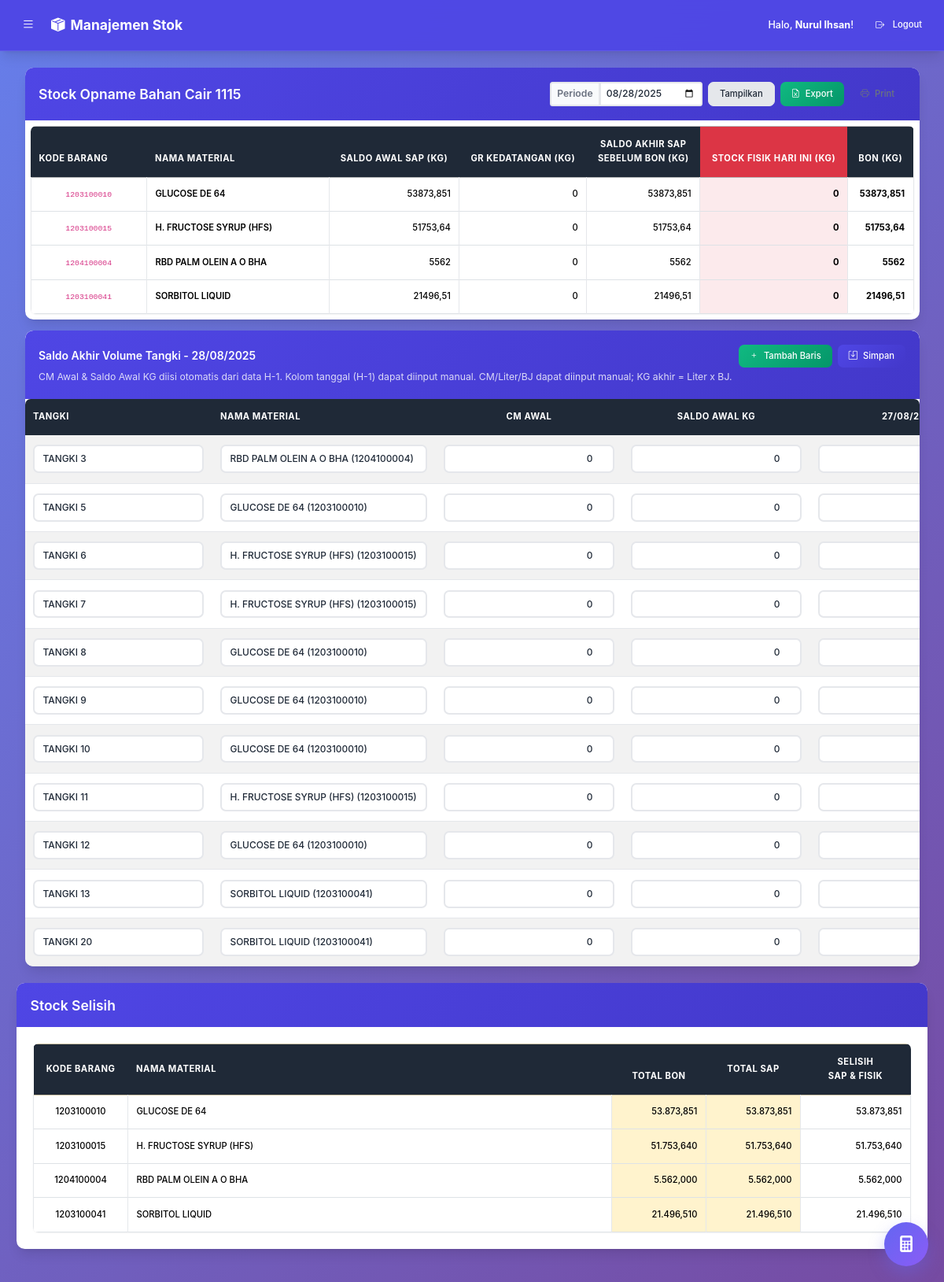
The page /index.php?page=opname_minyak (signed in) on the database its author committed.
### tables this page shows
CREATE TABLE `products` (
  `id` int(11) NOT NULL,
  `sku` varchar(50) DEFAULT NULL,
  `product_name` varchar(255) NOT NULL,
  `standard_qty` decimal(10,2) DEFAULT NULL
);

### koneksi.php (called while the page is built, shortened)
<?php
function formatAngka($angka) {
    $num = (float)$angka;
    $isInteger = floor($num) == $num;
    $decimals = $isInteger ? 0 : 6;
    $str = number_format($num, $decimals, ',', '');
    if ($decimals > 0) {
        $str = rtrim($str, '0');
        $str = rtrim($str, ',');
    }
    return $str;
}
?>

### opname_minyak_content.php (the view, shortened to what this page needs)
<?php
require_once 'koneksi.php';
$pdo->exec("CREATE TABLE IF NOT EXISTS opname_tanks (
  id INT AUTO_INCREMENT PRIMARY KEY,
  opname_date DATE NOT NULL,
  tank_name VARCHAR(100) NOT NULL,
  product_id INT NOT NULL,
  cm_awal DECIMAL(18,3) DEFAULT 0,
  saldo_awal_kg DECIMAL(18,3) DEFAULT 0,
  input_kg_hari_ini DECIMAL(18,3) DEFAULT 0,
  cm_akhir DECIMAL(18,3) DEFAULT 0,
  liter_akhir DECIMAL(18,3) DEFAULT 0,
  kg_akhir DECIMAL(18,3) DEFAULT 0,
  bj DECIMAL(10,4) DEFAULT 0,
  created_at TIMESTAMP DEFAULT CURRENT_TIMESTAMP,
  updated_at TIMESTAMP NULL DEFAULT NULL ON UPDATE CURRENT_TIMESTAMP,
  INDEX (opname_date),
  INDEX (product_id)
) ENGINE=InnoDB DEFAULT CHARSET=utf8mb4");
$filter_date = $_GET['filter_date'] ?? date('Y-m-d');
$previous_date = date('Y-m-d', strtotime($filter_date . ' -1 day'));
$products = $pdo->query("SELECT id, sku, product_name FROM products ORDER BY product_name ASC")->fetchAll(PDO::FETCH_ASSOC);
$productMap = [];
foreach ($products as $p) { $productMap[$p['id']] = $p; }
$sqlClosing = "
  SELECT p.id as product_id,
    (SUM(CASE WHEN t.type = 'IN'  AND t.transaction_date <= ? THEN t.quantity_kg ELSE 0 END) -
     SUM(CASE WHEN t.type = 'OUT' AND t.transaction_date <= ? THEN t.quantity_kg ELSE 0 END)) AS closing_kg
  FROM products p
  LEFT JOIN (
    SELECT product_id, transaction_date, quantity_kg, 'IN'  as type FROM incoming_transactions
    UNION ALL
    SELECT product_id, transaction_date, quantity_kg, 'OUT' as type FROM outgoing_transactions
  ) t ON p.id = t.product_id
  GROUP BY p.id
";
$stmtClosing = $pdo->prepare($sqlClosing);
$stmtClosing->execute([$previous_date, $previous_date]);
$closingRows = $stmtClosing->fetchAll(PDO::FETCH_ASSOC);
$productToClosing = [];
foreach ($closingRows as $r) { $productToClosing[$r['product_id']] = (float)$r['closing_kg']; }
$productToGR = [];
$stmtTanks = $pdo->prepare("SELECT * FROM opname_tanks WHERE opname_date = ? ORDER BY id ASC");
$stmtTanks->execute([$filter_date]);
$tankRows = $stmtTanks->fetchAll(PDO::FETCH_ASSOC);
$allowedPatterns = [
  'GLUCOSE DE 64',
  'RBD PALM OLEIN A O BHA',
  'H. FRUCTOSE SYRUP',
  'SORBITOL',
];
function nameAllowed($name, $patterns) {
  $n = mb_strtolower($name);
  foreach ($patterns as $pat) {
    if (mb_strpos($n, mb_strtolower($pat)) !== false) return true;
  }
  return false;
}
$tankPresets = [
  ['TANGKI 3',  'RBD PALM OLEIN A O BHA'],
  ['TANGKI 5',  'GLUCOSE DE 64'],
  ['TANGKI 6',  'H. FRUCTOSE SYRUP'],
  ['TANGKI 7',  'H. FRUCTOSE SYRUP'],
  ['TANGKI 8',  'GLUCOSE DE 64'],
  ['TANGKI 9',  'GLUCOSE DE 64'],
  ['TANGKI 10', 'GLUCOSE DE 64'],
  ['TANGKI 11', 'H. FRUCTOSE SYRUP'],
  ['TANGKI 12', 'GLUCOSE DE 64'],
  ['TANGKI 13', 'SORBITOL'],
  ['TANGKI 20', 'SORBITOL'],
];
$defaultBjPatterns = [
  'RBD PALM OLEIN' => 0.900,
  'GLUCOSE DE 64' => 1.406,
  'H. FRUCTOSE SYRUP' => 1.377,
  'SORBITOL' => 1.295,
];
$defaultBjByTank = [
  'TANGKI 3'  => 0.900,
  'TANGKI 5'  => 1.377,
  'TANGKI 6'  => 1.406,
  'TANGKI 7'  => 1.406,
  'TANGKI 8'  => 1.377,
  'TANGKI 9'  => 1.377,
  'TANGKI 10' => 91.400,
  'TANGKI 11' => 1.406,
  'TANGKI 12' => 1.377,
  'TANGKI 13' => 1.295,
  'TANGKI 20' => 1.295,
];
if (empty($tankRows)) {
  foreach ($tankPresets as [$tankName, $prodPattern]) {
    $pid = 0; $pname='';
    foreach ($products as $p) {
      if (nameAllowed($p['product_name'], [$prodPattern])) { $pid = (int)$p['id']; $pname=$p['product_name']; break; }
    }
    $row = [
      'tank_name' => $tankName,
      'product_id' => $pid,
      'cm_awal' => 0,
      'saldo_awal_kg' => 0,
      'input_kg_hari_ini' => 0,
      'cm_akhir' => 0,
      'liter_akhir' => 0,
      'kg_akhir' => 0,
      'bj' => isset($defaultBjByTank[$tankName])
                ? $defaultBjByTank[$tankName]
                : (!empty($pid) ? getDefaultBjByName($pname ?: ($prodPattern), $defaultBjPatterns) : 0),
    ];
    $tankRows[] = $row;
  }
}
$productToFisik = [];
foreach ($tankRows as $tr) {
  $pid = (int)$tr['product_id'];
  $productToFisik[$pid] = ($productToFisik[$pid] ?? 0) + (float)$tr['kg_akhir'];
}
$relevantProducts = [];
foreach ($products as $p) {
  $pid = (int)$p['id'];
  if (!nameAllowed($p['product_name'], $allowedPatterns)) continue;
  $closing = $productToClosing[$pid] ?? 0;
  $gr = $productToGR[$pid] ?? 0;
  $fisik = $productToFisik[$pid] ?? 0;
  if ($closing != 0 || $gr != 0 || $fisik != 0) {
    $relevantProducts[] = $pid;
  }
}
$stmtLaporan = $pdo->prepare("
  SELECT p.id as product_id, p.sku, p.product_name,
         COALESCE(i.total_incoming, 0) as total_incoming,
         COALESCE(o.total_outgoing, 0) as total_outgoing
  FROM products p
  LEFT JOIN (
    SELECT product_id, SUM(quantity_kg) AS total_incoming
    FROM incoming_transactions
    WHERE DATE(transaction_date) <= ?
    GROUP BY product_id
  ) i ON p.id = i.product_id
  LEFT JOIN (
    SELECT product_id, SUM(quantity_kg) AS total_outgoing
    FROM outgoing_transactions
    WHERE DATE(transaction_date) <= ?
    GROUP BY product_id
  ) o ON p.id = o.product_id
  WHERE p.id IN (" . implode(',', array_fill(0, count($relevantProducts), '?')) . ")
  ORDER BY p.product_name ASC
");
$params = array_merge([$filter_date, $filter_date], $relevantProducts);
$stmtLaporan->execute($params);
$laporanData = $stmtLaporan->fetchAll(PDO::FETCH_ASSOC);
$productToLaporan = [];
foreach ($laporanData as $ld) {
  $pid = (int)$ld['product_id'];
  $productToLaporan[$pid] = [
    'sku' => $ld['sku'],
    'product_name' => $ld['product_name'],
    'total_incoming' => (float)$ld['total_incoming'],
    'total_outgoing' => (float)$ld['total_outgoing'],
    'stock_akhir' => (float)$ld['total_incoming'] - (float)$ld['total_outgoing']
  ];
}
$productToBon = [];
foreach ($relevantProducts as $pid) {
  $closing = $productToClosing[$pid] ?? 0;
  $gr = $productToGR[$pid] ?? 0;
  $fisik = $productToFisik[$pid] ?? 0;
  $bon = ($closing + $gr) - $fisik;
  $productToBon[$pid] = $bon;
}
?>
<div class="container-fluid" id="opnameMinyakPage">
  <div class="card mb-3">
    <div class="card-header bg-primary text-white">
      <div class="d-flex justify-content-between align-items-center">
        <h5 class="mb-0">Stock Opname Bahan Cair 1115</h5>
        <form action="index.php" method="GET" class="d-flex gap-2">
          <div class="input-group input-group-sm">
            <span class="input-group-text">Periode</span>
            <input type="date" class="form-control" name="filter_date" value="<?= htmlspecialchars($filter_date) ?>" />
          </div>
          <button class="btn btn-light btn-sm" type="submit">Tampilkan</button>
          <a class="btn btn-success btn-sm" href="export_opname_minyak.php?filter_date=<?= urlencode($filter_date) ?>">
            <i class="bi bi-file-earmark-excel"></i> Export
          </a>
          <a class="btn btn-outline-secondary btn-sm" target="_blank" href="print_opname_minyak.php?filter_date=<?= urlencode($filter_date) ?>">
            <i class="bi bi-printer"></i> Print
          </a>
        </form>
      </div>
    </div>
    <div class="card-body p-2">
      <div class="table-responsive">
        <table class="table table-bordered table-sm align-middle">
          <thead class="table-secondary">
            <tr>
              <th style="min-width:140px;">Kode Barang</th>
              <th style="min-width:220px;">Nama Material</th>
              <th class="text-center">Saldo Awal SAP (Kg)</th>
              <th class="text-center">GR Kedatangan (Kg)</th>
              <th class="text-center">Saldo Akhir SAP<br/>Sebelum Bon (Kg)</th>
              <th class="text-center bg-danger text-white">Stock Fisik Hari Ini (Kg)</th>
              <th class="text-center">Bon (Kg)</th>
            </tr>
          </thead>
          <tbody>
            <?php foreach ($relevantProducts as $pid):
                $p = $productMap[$pid];
                $closing = $productToClosing[$pid] ?? 0;
                $gr = $productToGR[$pid] ?? 0;
                $saldoAkhirSebelumBon = $closing + $gr;
                $fisik = $productToFisik[$pid] ?? 0;
                $bon = $saldoAkhirSebelumBon - $fisik;
            ?>
            <tr>
              <td class="text-center"><code><?= htmlspecialchars($p['sku']) ?></code></td>
              <td class="text-start fw-semibold"><?= htmlspecialchars($p['product_name']) ?></td>
              <td class="text-end"><?= formatAngka($closing) ?></td>
              <td class="text-end"><?= formatAngka($gr) ?></td>
              <td class="text-end"><?= formatAngka($saldoAkhirSebelumBon) ?></td>
              <td class="text-end bg-danger bg-opacity-10 fw-bold" data-role="fisik-today" data-pid="<?= (int)$pid ?>"><?= formatAngka($fisik) ?></td>
              <td class="text-end fw-bold"><?= formatAngka($bon) ?></td>
            </tr>
            <?php endforeach; ?>
          </tbody>
        </table>
      </div>
    </div>
  </div>
<form method="POST" id="opnameTanksForm" class="card">
    <div class="card-header bg-light">
      <div class="d-flex justify-content-between align-items-center">
        <h6 class="mb-0">Saldo Akhir Volume Tangki - <?= date('d/m/Y', strtotime($filter_date)) ?></h6>
        <div class="d-flex gap-2">
          <button type="button" class="btn btn-sm btn-success" id="addRowBtn"><i class="bi bi-plus"></i> Tambah Baris</button>
          <button type="submit" class="btn btn-sm btn-primary"><i class="bi bi-save"></i> Simpan</button>
        </div>
      </div>
      <small class="text-muted">CM Awal & Saldo Awal KG diisi otomatis dari data H-1. Kolom tanggal (H-1) dapat diinput manual. CM/Liter/BJ dapat diinput manual; KG akhir = Liter x BJ.</small>
    </div>
    <div class="card-body p-0">
      <div class="table-responsive">
        <table class="table table-sm table-striped table-hover mb-0" id="tanksTable">
          <thead class="table-light">
            <tr>
              <th style="min-width:120px;">Tangki</th>
              <th style="min-width:260px;">Nama Material</th>
              <th class="text-center">CM Awal</th>
              <th class="text-center">Saldo Awal KG</th>
              <th class="text-center"><?= date('d/m/y', strtotime($previous_date)) ?></th>
            </tr>
          </thead>
          <tbody>
            <?php if (!empty($tankRows)): foreach ($tankRows as $row):
            ?>
            <tr>
              <td><input type="text" class="form-control form-control-sm tank_name" value="<?= htmlspecialchars($row['tank_name']) ?>"/></td>
              <td>
                <select class="form-select form-select-sm product_id">
                  <?php foreach ($products as $p): if (!nameAllowed($p['product_name'], $allowedPatterns)) continue; ?>
                    <option value="<?= $p['id'] ?>" <?= ($row['product_id']==$p['id']?'selected':'') ?>><?= htmlspecialchars($p['product_name']) ?> (<?= htmlspecialchars($p['sku']) ?>)</option>
                  <?php endforeach; ?>
                </select>
              </td>
              <td><input type="number" step="any" class="form-control form-control-sm text-end cm_awal" value="<?= htmlspecialchars($row['cm_awal']) ?>"/></td>
              <td><input type="number" step="any" class="form-control form-control-sm text-end saldo_awal_kg" value="<?= htmlspecialchars($row['saldo_awal_kg']) ?>"/></td>
              <td><input type="number" step="any" class="form-control form-control-sm text-end input_kg_hari_ini" value="<?= htmlspecialchars($row['input_kg_hari_ini']) ?>"/></td>
            </tr>
            <?php endforeach; else: ?>
            <tr class="empty-row">
              <td colspan="10" class="text-center text-muted py-3">Belum ada baris. Klik "Tambah Baris" untuk memulai.</td>
            </tr>
            <?php endif; ?>
          </tbody>
        </table>
      </div>
    </div>
  </form>
</div>
<div class="card mt-4">
  <div class="card-header">
    <h5 class="card-title mb-0">Stock Selisih</h5>
  </div>
  <div class="card-body">
    <div class="table-responsive">
      <table class="table table-sm table-bordered">
        <thead>
          <tr class="table-warning">
            <th rowspan="2" class="align-middle text-center" style="width: 120px;">Kode Barang</th>
            <th rowspan="2" class="align-middle text-start">NAMA MATERIAL</th>
            <th class="text-center table-warning" style="width: 120px;">TOTAL BON</th>
            <th rowspan="2" class="align-middle text-center table-warning" style="width: 120px;">TOTAL SAP</th>
            <th rowspan="2" class="align-middle text-center" style="width: 140px;">
              <div>Selisih</div>
              <div>SAP & Fisik</div>
            </th>
          </tr>
        </thead>
        <tbody>
          <?php
          foreach ($relevantProducts as $pid):
            $laporan = $productToLaporan[$pid] ?? null;
            $bon = $productToBon[$pid] ?? 0;
            $stockFisik = $productToFisik[$pid] ?? 0;
            $totalSap = $laporan['stock_akhir'];
            $selisih = $totalSap - $stockFisik;
          ?>
          <tr>
            <td class="text-center align-middle"><?= htmlspecialchars($laporan['sku']) ?></td>
            <td class="align-middle"><?= htmlspecialchars($laporan['product_name']) ?></td>
            <td class="text-end table-warning align-middle"><?= number_format($bon, 3, ',', '.') ?></td>
            <td class="text-end table-warning align-middle"><?= number_format($totalSap, 3, ',', '.') ?></td>
            <td class="text-end align-middle"><?= number_format($selisih, 3, ',', '.') ?></td>
          </tr>
          <?php
          endforeach;
          ?>
        </tbody>
      </table>
    </div>
  </div>
</div>

### rows shown on the page
products: sku "1203100010", product_name "GLUCOSE DE 64"
products: sku "1203100015", product_name "H. FRUCTOSE SYRUP (HFS)"
products: sku "1204100004", product_name "RBD PALM OLEIN A O BHA"
products: sku "1203100041", product_name "SORBITOL LIQUID"

### other values the page prints
$_SESSION['user_nama'] "Nurul Ihsan"
formatAngka($closing) "53873,851"
formatAngka($gr) "0"
formatAngka($saldoAkhirSebelumBon) "53873,851"
formatAngka($fisik) "0"
formatAngka($bon) "53873,851"
formatAngka($closing) "51753,64"
formatAngka($saldoAkhirSebelumBon) "51753,64"
formatAngka($bon) "51753,64"
formatAngka($closing) "5562"
formatAngka($saldoAkhirSebelumBon) "5562"
formatAngka($bon) "5562"
formatAngka($closing) "21496,51"
formatAngka($saldoAkhirSebelumBon) "21496,51"
formatAngka($bon) "21496,51"
